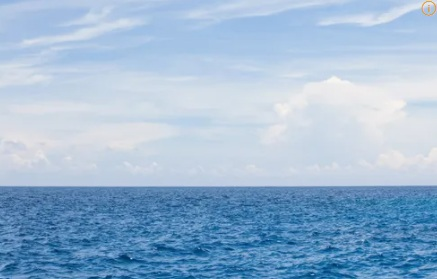
#> input picture sea.jpg, 437 x 279 px
$ jupyter execute homework1.ipynb
#> lines starting #> are read from the running program, lines starting #| are printed output that depends on the picture; after the words box and inside, x2 and y2 are one past the last pixel; in counts of white or black regions, pixels touching at a corner belong together
[cell 1]
##Homework1

[cell 2]
import numpy as np
import cv2

[cell 3]
def nothing(x):
    pass

[cell 4]
drawing = False # true if mouse is pressed
ix,iy = -1,-1
cx, cy = -1, -1
org_img = cv2.imread('sea.jpg')
#> org_img is the input picture: shape (279, 437, 3); mean B, G, R 211, 183.3, 154.6
img = org_img.copy()
# mouse callback function
def draw_circle(event,x,y,flags,param):
    global ix,iy,cx,cy, drawing,mode, img
    if event == cv2.EVENT_LBUTTONDOWN:
        drawing = True
        ix,iy = x,y
    elif event == cv2.EVENT_MOUSEMOVE:
        cx, cy = x, y
    elif event == cv2.EVENT_LBUTTONUP:
        ix,iy = x,y
        cx, cy = x, y
        drawing = False

[cell 5]
cv2.namedWindow('image')
cv2.createTrackbar('value','image',0,255,nothing)
cv2.setMouseCallback('image', draw_circle)
font = cv2.FONT_HERSHEY_SIMPLEX
org_img[83:176, 123:298, 2] = 255
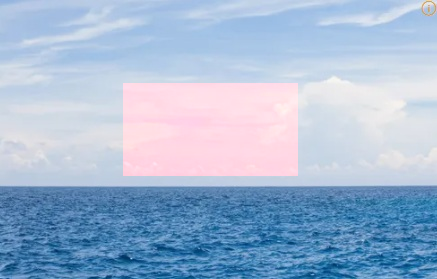
#> org_img: shape (279, 437, 3); 13.35% of pixels changed, all inside (x1, y1, x2, y2) = (123, 83, 298, 176)
while(1):
    img = org_img.copy()
    value = cv2.getTrackbarPos('value','image')
    if drawing == True:
        cv2.rectangle(img,(ix,iy),(cx,cy),(0,255,0),-1)
    cv2.putText(img,f"Mouse position : ({ix},{iy})-({cx},{cy})-{value}",(10,30), font, 0.7,(255,255,255),2,cv2.LINE_AA)
    cv2.imshow('image',img)
    k = cv2.waitKey(1) & 0xFF
#> (key Esc is pressed here)
    if  k == 27:
        break
cv2.destroyAllWindows()

[cell 6]
cv2.namedWindow('image', cv2.WINDOW_NORMAL)
cv2.imshow('image',img)
cv2.waitKey(0)
cv2.destroyAllWindows()

[cell 7]
px = img[100,100]
#> px = [227, 215, 205]
print (px)
#| [227 215 205]

[cell 8]
img[100,100]=[225,225,225]
#> img: shape (279, 437, 3); mean B, G, R 211.6, 184.5, 162.8

[cell 9]
cv2.namedWindow('image', cv2.WINDOW_NORMAL)
cv2.imshow('image',img)
cv2.waitKey(0)
cv2.destroyAllWindows()

[cell 10]
img[100,100:200]=[225,225,225]
#> img: shape (279, 437, 3); mean B, G, R 211.6, 184.5, 162.8

[cell 11]
cv2.namedWindow('image', cv2.WINDOW_NORMAL)
cv2.imshow('image',img)
cv2.waitKey(0)
cv2.destroyAllWindows()

[cell 12]
img[200:400,200:400, 2]= 255
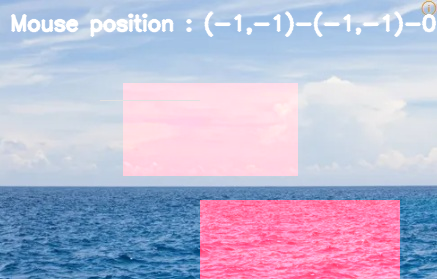
#> img: shape (279, 437, 3); mean B, G, R 211.6, 184.5, 187.1
